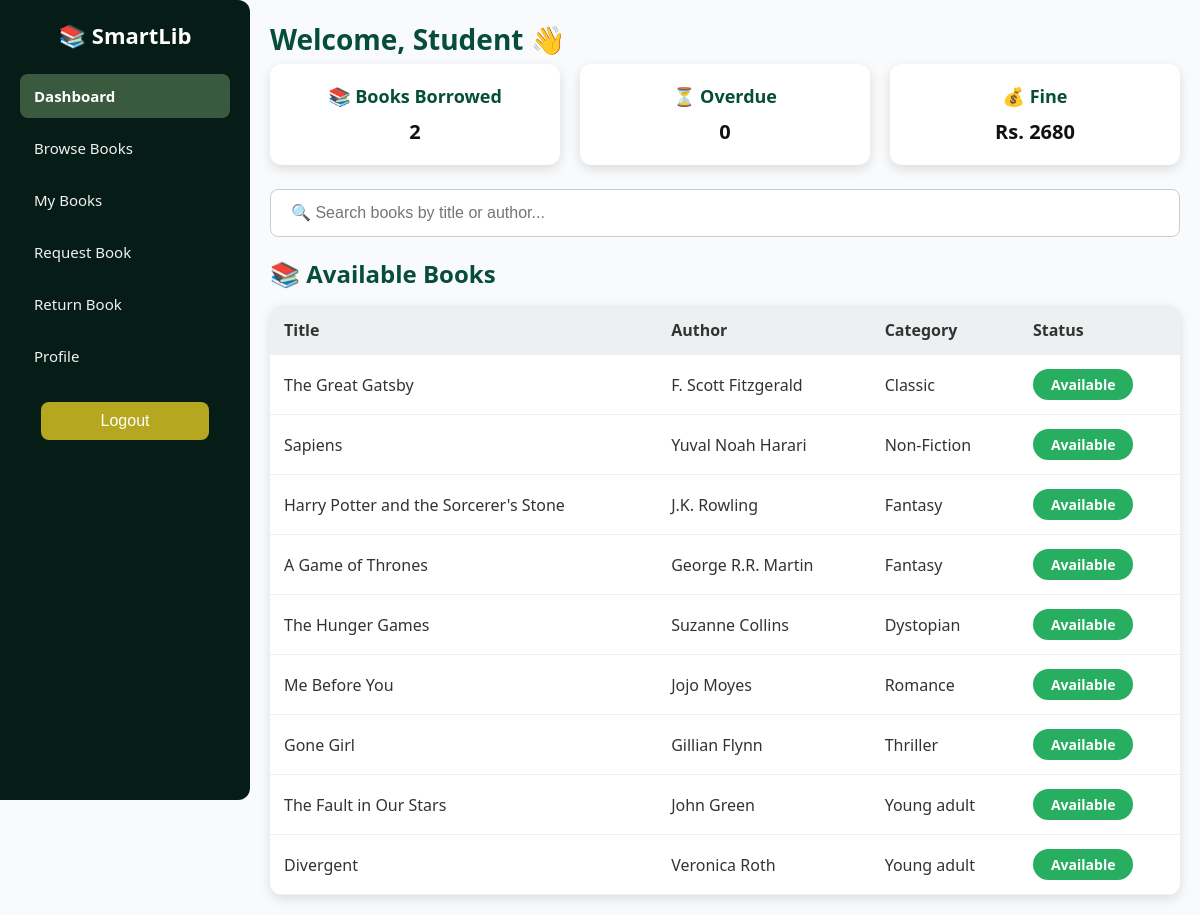
The page /student/student.php (signed in) on the database its author committed.
### tables this page shows
CREATE TABLE `books` (
  `book_id` int(11) NOT NULL,
  `title` varchar(255) NOT NULL,
  `author` varchar(255) DEFAULT NULL,
  `category` varchar(255) DEFAULT NULL,
  `isbn` varchar(100) DEFAULT NULL,
  `publisher` varchar(255) DEFAULT NULL,
  `year_published` int(11) DEFAULT NULL,
  `copies_available` int(11) DEFAULT NULL,
  `status` enum('available','borrowed','requested') DEFAULT 'available'
);

### student/student.php (the view, shortened to what this page needs)
<?php
include '../SmartLib.php';
$name = $_SESSION['name'];
$member_id = $_SESSION['member_id'];
$q1 = "SELECT COUNT(*) AS borrowed FROM issued_books
       WHERE member_id = $member_id AND status IN ('issued','overdue')";
$res1 = $conn->query($q1);
$borrowed = ($res1 && $res1->num_rows > 0) ? $res1->fetch_assoc()['borrowed'] : 0;
$q2 = "SELECT COUNT(*) AS overdue FROM issued_books
       WHERE member_id = $member_id AND status='overdue'";
$res2 = $conn->query($q2);
$overdue = ($res2 && $res2->num_rows > 0) ? $res2->fetch_assoc()['overdue'] : 0;
$q3 = "SELECT due_date, return_date, status FROM issued_books
       WHERE member_id = $member_id";
$res3 = $conn->query($q3);
$total_fine = 0;
$today = date("Y-m-d");
if ($res3 && $res3->num_rows > 0) {
  while ($row = $res3->fetch_assoc()) {
    if ($row['status'] != "returned") {
      $due = $row['due_date'];
      if (!empty($due) && $today > $due) {
        $days = (strtotime($today) - strtotime($due)) / 86400;
        $total_fine += ($days * 10);
      }
    }
  }
}
?>
<!DOCTYPE html>
<html lang="en">
<head>
  <link rel="stylesheet" href="../assets/styles/theme.css">
  <link rel="stylesheet" href="../assets/styles/layout.css">
  <link rel="stylesheet" href="../assets/styles/student.css">
</head>
<body>
  <?php include '../partials/sidebar.php'; ?>
  <div class="main-content">
    <header>
      <h1>Welcome, <?php echo htmlspecialchars($name); ?> 👋</h1>
    </header>
    <div class="cards">
      <div class="card">
        <h3>📚 Books Borrowed</h3>
        <p><?php echo $borrowed; ?></p>
      </div>
      <div class="card">
        <h3>⏳ Overdue</h3>
        <p><?php echo $overdue; ?></p>
      </div>
      <div class="card">
        <h3>💰 Fine</h3>
        <p>Rs. <?php echo $total_fine; ?></p>
      </div>
    </div>
    <section class="search-section">
      <input type="text" id="searchInput" placeholder="🔍 Search books by title or author...">
    </section>
    <section class="book-list-section">
      <h2>📚 Available Books</h2>
      <?php
      $sql = "SELECT title, author, category, status FROM books WHERE status='available'";
      $result = $conn->query($sql);
      ?>
      <table id="bookTable">
        <thead>
          <tr>
            <th>Title</th>
            <th>Author</th>
            <th>Category</th>
            <th>Status</th>
          </tr>
        </thead>
        <tbody>
          <?php if ($result && $result->num_rows > 0): ?>
            <?php while ($row = $result->fetch_assoc()): ?>
              <tr>
                <td><?= htmlspecialchars($row['title']) ?></td>
                <td><?= htmlspecialchars($row['author']) ?></td>
                <td><?= htmlspecialchars($row['category']) ?></td>
                <td><span class="status <?= $row['status'] ?>"><?= ucfirst($row['status']) ?></span></td>
              </tr>
            <?php endwhile; ?>
          <?php else: ?>
            <tr>
              <td colspan="4">No available books at the moment.</td>
            </tr>
          <?php endif; ?>
        </tbody>
      </table>
    </section>
  </div>
</body>
</html>

### partials/sidebar.php (shortened to what this page needs)
<?php
$current = basename($_SERVER['PHP_SELF']);
$path = $_SERVER['PHP_SELF'];
$isStudent = strpos($path, '/student/') !== false;
?>
<div class="sidebar">
  <h2>📚 SmartLib</h2>
  <ul>
    <?php if ($isStudent): ?>
      <li class="<?php echo $current === 'student.php' ? 'active' : ''; ?>">
        <a href="student.php">Dashboard</a>
      </li>
      <li class="<?php echo $current === 'browse.php' ? 'active' : ''; ?>">
        <a href="browse.php">Browse Books</a>
      </li>
      <li class="<?php echo $current === 'mybooks.php' ? 'active' : ''; ?>">
        <a href="mybooks.php">My Books</a>
      </li>
      <li class="<?php echo $current === 'request.php' ? 'active' : ''; ?>">
        <a href="request.php">Request Book</a>
      </li>
      <li class="<?php echo $current === 'return.php' ? 'active' : ''; ?>">
        <a href="return.php">Return Book</a>
      </li>
      <li class="<?php echo $current === 'profile.php' ? 'active' : ''; ?>">
        <a href="profile.php">Profile</a>
      </li>
    <?php endif; ?>
  </ul>
  <button id="logoutBtn" class="logout-btn">Logout</button>
</div>

### assets/styles/theme.css (style rules this page uses)
:root { --green-950: #03110d; --green-900: #061d17; --green-800: #083326; --green-700: #064e3b; --green-600: #1f5134; --green-500: #2f6b4a; --green-400: #3a5a40; --green-300: #7fbf9f; --green-200: #bfe3d1; --green-100: #e7f5ef; --accent: #10b981; --danger: #c0392b; --warning: #b5a820; --text: #333333; --muted: #555555; --bg: #f9fafb; --white: #ffffff; --shadow: 0 4px 12px rgba(0, 0, 0, 0.12); --soft-shadow: 0 6px 18px rgba(0, 0, 0, 0.14); --radius: 12px; }
* { margin: 0; padding: 0; box-sizing: border-box; }
html, body { height: 100%; font-family: "Segoe UI", Arial, sans-serif; color: var(--text); background: var(--bg); }

### assets/styles/layout.css (style rules this page uses)
.sidebar { width: 250px; height: 100vh; background: var(--green-900); color: var(--white); padding: 20px; position: fixed; border-top-right-radius: var(--radius); border-bottom-right-radius: var(--radius); display: flex; flex-direction: column; }
.sidebar h2 { margin-bottom: 24px; font-size: 22px; text-align: center; }
.sidebar ul { list-style: none; display: flex; flex-direction: column; gap: 8px; }
.sidebar ul li { padding: 12px 14px; border-radius: 8px; transition: background 0.2s ease; color: #f1f1f1; font-size: 15px; }
.sidebar ul li.active { background: var(--green-400); color: var(--white); font-weight: 700; }
.sidebar ul li a { display: block; color: inherit; text-decoration: none; width: 100%; }
.logout-btn { display: block; width: 80%; margin: 24px auto 0; padding: 10px; font-size: 16px; background: var(--warning); color: var(--white); border: none; border-radius: 8px; cursor: pointer; transition: background 0.2s ease; }
.main-content { margin-left: 250px; padding: 20px; width: calc(100% - 250px); }
header h1 { font-size: 28px; margin-bottom: 6px; color: var(--green-700); }
.cards { display: grid; grid-template-columns: repeat(3, 1fr); gap: 20px; margin-bottom: 24px; }
.card { background: var(--white); padding: 20px; border-radius: var(--radius); box-shadow: var(--shadow); text-align: center; transition: transform 0.2s ease; }
.card h3 { font-size: 18px; margin-bottom: 10px; color: var(--green-700); }
.card p { font-size: 20px; font-weight: 700; color: #111; }
.status { padding: 6px 18px; border-radius: 20px; font-weight: 600; font-size: 14px; color: var(--white); display: inline-block; min-width: 90px; text-align: center; }
.status.available { background: #27ae60; }

### assets/styles/student.css (style rules this page uses)
.search-section { margin-bottom: 20px; }
.search-section input { width: 100%; padding: 14px 20px; font-size: 16px; border-radius: 8px; border: 1.5px solid #ccc; outline: none; transition: border-color 0.2s ease, box-shadow 0.2s ease; background: var(--white); }
.book-list-section h2 { margin-bottom: 15px; font-size: 24px; color: var(--green-700); }
table { width: 100%; border-collapse: collapse; min-width: 600px; background: var(--white); border-radius: var(--radius); overflow: hidden; box-shadow: var(--shadow); }
thead th { text-align: left; padding: 14px; background: #ecf0f1; color: var(--text); }
tbody td { padding: 14px; border-bottom: 1px solid #eee; }
.status.available { background: #27ae60; }

### rows shown on the page
books: title "The Great Gatsby", author "F. Scott Fitzgerald", category "Classic", status "Available"
books: title "Sapiens", author "Yuval Noah Harari", category "Non-Fiction", status "Available"
books: title "Harry Potter and the Sorcerer's Stone", author "J.K. Rowling", category "Fantasy", status "Available"
books: title "A Game of Thrones", author "George R.R. Martin", category "Fantasy", status "Available"
books: title "The Hunger Games", author "Suzanne Collins", category "Dystopian", status "Available"
books: title "Me Before You", author "Jojo Moyes", category "Romance", status "Available"
books: title "Gone Girl", author "Gillian Flynn", category "Thriller", status "Available"
books: title "The Fault in Our Stars", author "John Green", category "Young adult", status "Available"
books: title "Divergent", author "Veronica Roth", category "Young adult", status "Available"

### other values the page prints
$name "Student"
$borrowed "2"
$overdue "0"
$total_fine "2680"
